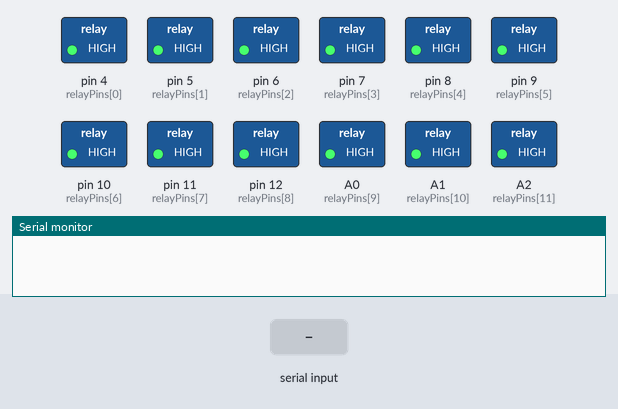
A sketch run on a simulated Arduino Uno, built with avr-gcc and run on an emulated ATmega328P. Parts: switched loads named in the sketch (green lamp = pin HIGH), the last lines printed to the serial monitor. The inputs (shaded band) are chosen by the test bench.

Above: at 1.3 s.
1.4 s: "1\n" received over the second serial link
At 2.0 s:
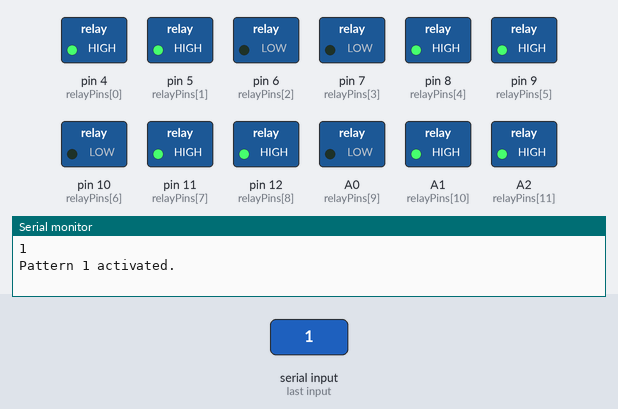
2.9 s: "2\n" received over the second serial link
At 3.2 s:
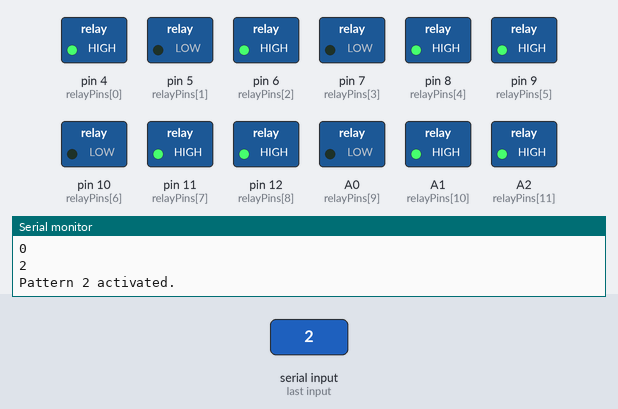
4.4 s: "3\n" received over the second serial link
At 5.5 s:
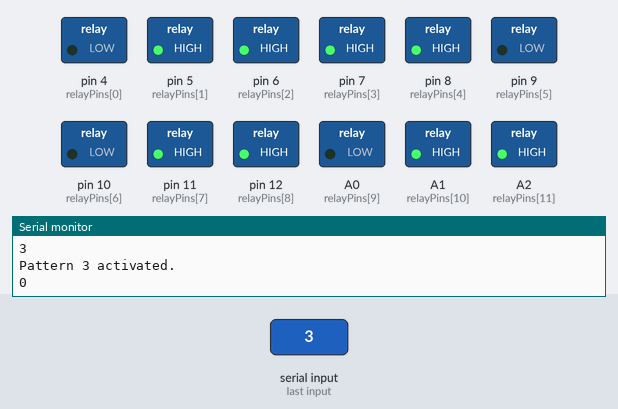
5.9 s: "4\n" received over the second serial link
At 6.6 s:
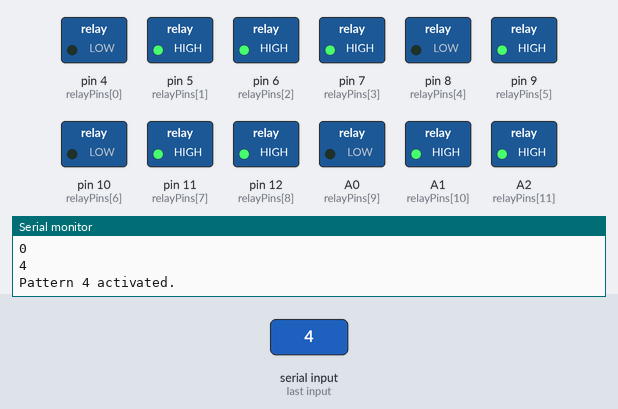
7.4 s: "5\n" received over the second serial link
At 7.8 s:
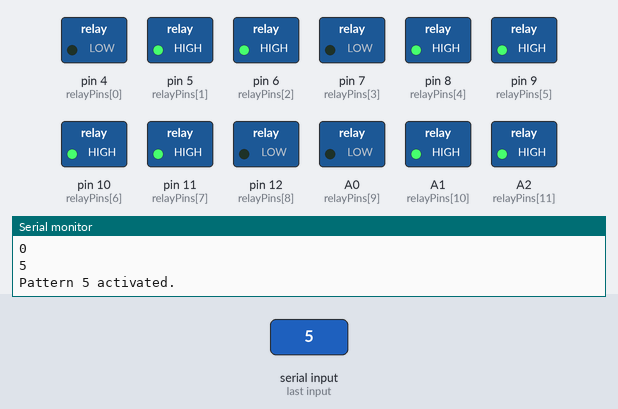
Timing chart, 0 to 9.9 s (numbered marks = the images above; inputs shaded):
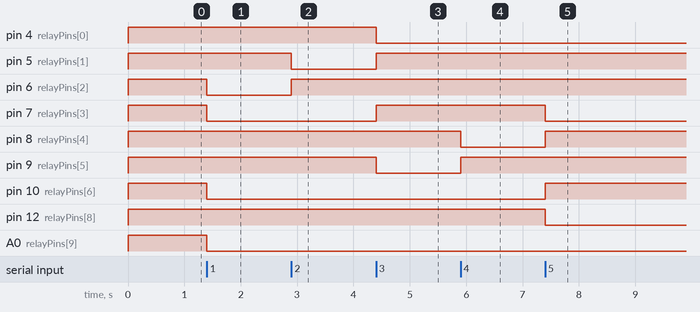

The sketch:

best_bluetooth.ino
```cpp
#include <SoftwareSerial.h>

// Define the relay pins (same as before)
const int relayPins[] = {4, 5, 6, 7, 8, 9, 10, 11, 12, A0, A1, A2};

// Define Bluetooth serial connection pins
SoftwareSerial BTSerial(2, 3);  // RX, TX (Arduino Pin 2 -> RX of HC-06, Pin 3 -> TX of HC-06)

void setup() {
  // Set all relay pins as OUTPUT
  for (int i = 0; i < 12; i++) {
    pinMode(relayPins[i], OUTPUT);
    digitalWrite(relayPins[i], HIGH); // Initialize all relays to OFF

  }
  Serial.begin(9600);
  // Start Bluetooth serial communication
  BTSerial.begin(9600);
  BTSerial.println("Bluetooth Control for 12-Channel Relay Module");
  BTSerial.println("Enter a number between 1 and 8 to trigger the corresponding relay or pattern.");
}

void loop() {
  // Check if data is available from the Bluetooth module
  if (BTSerial.available() > 0) {
    int input = BTSerial.parseInt();  // Read the number input from the Bluetooth module
    Serial.println(input);
    // Trigger corresponding light pattern based on input
    switch (input) {
      case 1:
        light_pattern_1();
        Serial.println("Pattern 1 activated.");
        break;
      case 2:
        light_pattern_2();
        Serial.println("Pattern 2 activated.");
        break;
      case 3:
        light_pattern_3();
        Serial.println("Pattern 3 activated.");
        break;
      case 4:
        light_pattern_4();
        Serial.println("Pattern 4 activated.");
        break;
      case 5:
        light_pattern_5();
        Serial.println("Pattern 5 activated.");
        break;
      case 6:
        light_pattern_6();
        Serial.println("Pattern 6 activated.");
        break;
      case 7:
        light_pattern_7();
        Serial.println("Pattern 7 activated.");
        break;
      case 8:
        light_pattern_8();
        Serial.println("Pattern 8 activated.");
        break;
      default:
        BTSerial.println("Invalid number. Please enter a number between 1 and 8.");
        break;
    }
  }
}

void light_pattern_1(){
  digitalWrite(relayPins[0], HIGH);
  digitalWrite(relayPins[1], HIGH);
  digitalWrite(relayPins[2], LOW);

  digitalWrite(relayPins[3], LOW);
  digitalWrite(relayPins[4], HIGH);
  digitalWrite(relayPins[5], HIGH);

  digitalWrite(relayPins[6], LOW);
  digitalWrite(relayPins[7], HIGH);
  digitalWrite(relayPins[8], HIGH);

  digitalWrite(relayPins[9], LOW);
  digitalWrite(relayPins[10], HIGH);
  digitalWrite(relayPins[11], HIGH);
}

void light_pattern_2(){
  digitalWrite(relayPins[0], HIGH);
  digitalWrite(relayPins[1], LOW);
  digitalWrite(relayPins[2], HIGH);

  digitalWrite(relayPins[3], LOW);
  digitalWrite(relayPins[4], HIGH);
  digitalWrite(relayPins[5], HIGH);

  digitalWrite(relayPins[6], LOW);
  digitalWrite(relayPins[7], HIGH);
  digitalWrite(relayPins[8], HIGH);

  digitalWrite(relayPins[9], LOW);
  digitalWrite(relayPins[10], HIGH);
  digitalWrite(relayPins[11], HIGH);
}


void light_pattern_3(){
  digitalWrite(relayPins[0], LOW);
  digitalWrite(relayPins[1], HIGH);
  digitalWrite(relayPins[2], HIGH);

  digitalWrite(relayPins[3], HIGH);
  digitalWrite(relayPins[4], HIGH);
  digitalWrite(relayPins[5], LOW);

  digitalWrite(relayPins[6], LOW);
  digitalWrite(relayPins[7], HIGH);
  digitalWrite(relayPins[8], HIGH);

  digitalWrite(relayPins[9], LOW);
  digitalWrite(relayPins[10], HIGH);
  digitalWrite(relayPins[11], HIGH);
}

void light_pattern_4(){
  digitalWrite(relayPins[0], LOW);
  digitalWrite(relayPins[1], HIGH);
  digitalWrite(relayPins[2], HIGH);

  digitalWrite(relayPins[3], HIGH);
  digitalWrite(relayPins[4], LOW);
  digitalWrite(relayPins[5], HIGH);

  digitalWrite(relayPins[6], LOW);
  digitalWrite(relayPins[7], HIGH);
  digitalWrite(relayPins[8], HIGH);

  digitalWrite(relayPins[9], LOW);
  digitalWrite(relayPins[10], HIGH);
  digitalWrite(relayPins[11], HIGH);
}

void light_pattern_5(){
  digitalWrite(relayPins[0], LOW);
  digitalWrite(relayPins[1], HIGH);
  digitalWrite(relayPins[2], HIGH);

  digitalWrite(relayPins[3], LOW);
  digitalWrite(relayPins[4], HIGH);
  digitalWrite(relayPins[5], HIGH);

  digitalWrite(relayPins[6], HIGH);
  digitalWrite(relayPins[7], HIGH);
  digitalWrite(relayPins[8], LOW);

  digitalWrite(relayPins[9], LOW);
  digitalWrite(relayPins[10], HIGH);
  digitalWrite(relayPins[11], HIGH);
}

void light_pattern_6(){
  digitalWrite(relayPins[0], LOW);
  digitalWrite(relayPins[1], HIGH);
  digitalWrite(relayPins[2], HIGH);

  digitalWrite(relayPins[3], LOW);
  digitalWrite(relayPins[4], HIGH);
  digitalWrite(relayPins[5], HIGH);

  digitalWrite(relayPins[6], HIGH);
  digitalWrite(relayPins[7], LOW);
  digitalWrite(relayPins[8], HIGH);

  digitalWrite(relayPins[9], LOW);
  digitalWrite(relayPins[10], HIGH);
  digitalWrite(relayPins[11], HIGH);
}


void light_pattern_7(){
  digitalWrite(relayPins[0], LOW);
  digitalWrite(relayPins[1], HIGH);
  digitalWrite(relayPins[2], HIGH);

  digitalWrite(relayPins[3], LOW);
  digitalWrite(relayPins[4], HIGH);
  digitalWrite(relayPins[5], HIGH);

  digitalWrite(relayPins[6], LOW);
  digitalWrite(relayPins[7], HIGH);
  digitalWrite(relayPins[8], HIGH);

  digitalWrite(relayPins[9], HIGH);
  digitalWrite(relayPins[10], HIGH);
  digitalWrite(relayPins[11], LOW);
}

void light_pattern_8(){
  digitalWrite(relayPins[0], LOW);
  digitalWrite(relayPins[1], HIGH);
  digitalWrite(relayPins[2], HIGH);

  digitalWrite(relayPins[3], LOW);
  digitalWrite(relayPins[4], HIGH);
  digitalWrite(relayPins[5], HIGH);

  digitalWrite(relayPins[6], LOW);
  digitalWrite(relayPins[7], HIGH);
  digitalWrite(relayPins[8], HIGH);

  digitalWrite(relayPins[9], HIGH);
  digitalWrite(relayPins[10], LOW);
  digitalWrite(relayPins[11], HIGH);
}
```

Measured:
- after the input at 1.4 s, pin 6 (relayPins[2]), pin 7 (relayPins[3]), pin 10 (relayPins[6]), A0 (relayPins[9]): HIGH → LOW at once
- after the input at 2.9 s, pin 5 (relayPins[1]): HIGH → LOW at once; pin 6 (relayPins[2]): LOW → HIGH at once
- after the input at 4.4 s, pin 4 (relayPins[0]), pin 9 (relayPins[5]): HIGH → LOW at once; pin 5 (relayPins[1]), pin 7 (relayPins[3]): LOW → HIGH at once
- after the input at 5.9 s, pin 8 (relayPins[4]): HIGH → LOW at once; pin 9 (relayPins[5]): LOW → HIGH at once
- after the input at 7.4 s, pin 7 (relayPins[3]), pin 12 (relayPins[8]): HIGH → LOW at once; pin 8 (relayPins[4]), pin 10 (relayPins[6]): LOW → HIGH at once
